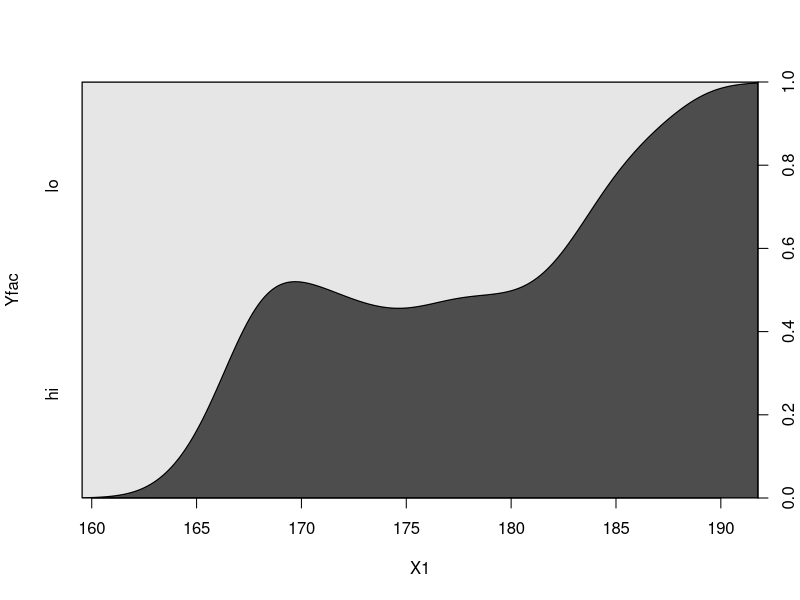
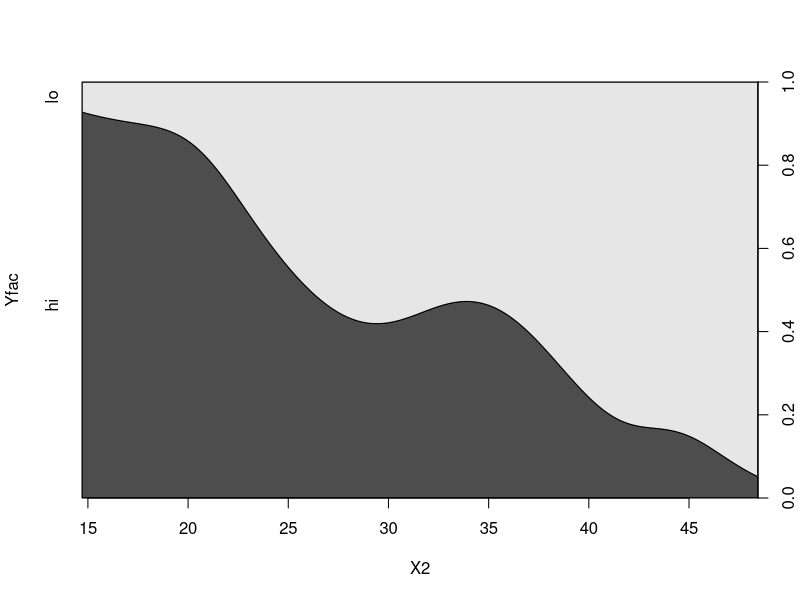
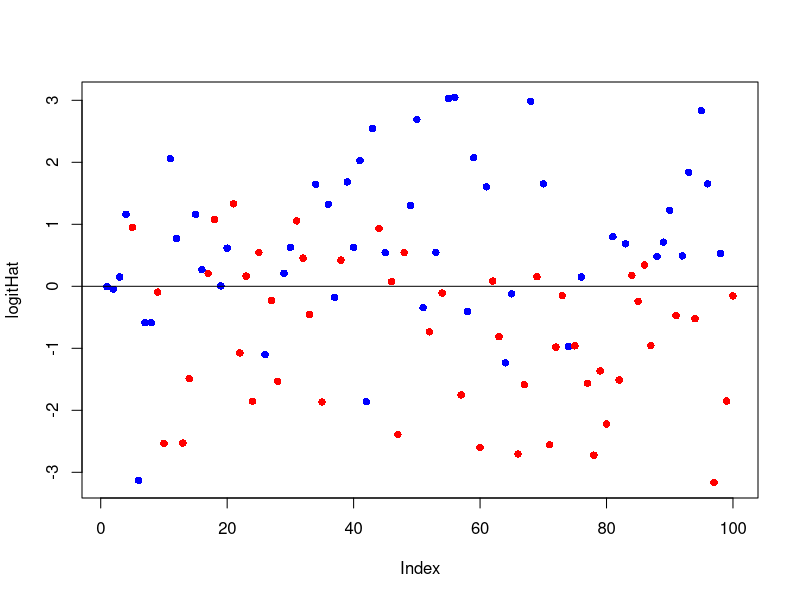

Source code (R) for these figures, in order:
## ---- chunk 1
wants <- c("rms")
has   <- wants %in% rownames(installed.packages())
if(any(!has)) install.packages(wants[!has])
## ---- chunk 2
set.seed(1.234)
N     <- 100
X1    <- rnorm(N, 175, 7)
X2    <- rnorm(N,  30, 8)
Y     <- 0.5*X1 - 0.3*X2 + 10 + rnorm(N, 0, 6)
Yfac  <- cut(Y, breaks=c(-Inf, median(Y), Inf), labels=c("lo", "hi"))
dfLog <- data.frame(X1, X2, Yfac)
## ---- chunk 3
cdplot(Yfac ~ X1, data=dfLog)
cdplot(Yfac ~ X2, data=dfLog)
## ---- chunk 4
(glmFit <- glm(Yfac ~ X1 + X2,
               family=binomial(link="logit"), data=dfLog))
## ---- chunk 5
exp(coef(glmFit))
## ---- chunk 6
exp(confint(glmFit))
## ---- chunk 7
N      <- 100
x1     <- rnorm(N, 100, 15)
x2     <- rnorm(N, 10, 3)
total  <- sample(40:60, N, replace=TRUE)
hits   <- rbinom(N, total, prob=0.4)
hitMat <- cbind(hits, total-hits)
glm(hitMat ~ X1 + X2, family=binomial(link="logit"))
## ---- chunk 8
relHits <- hits/total
glm(relHits ~ X1 + X2, weights=total, family=binomial(link="logit"))
## ---- chunk 9
logitHat <- predict(glmFit, type="link")
plot(logitHat, pch=16, col=c("red", "blue")[unclass(dfLog$Yfac)])
abline(h=0)
## ---- chunk 10
Phat <- fitted(glmFit)
Phat <- predict(glmFit, type="response")
head(Phat)
mean(Phat)
prop.table(table(dfLog$Yfac))
## ---- chunk 11
thresh <- 0.5
Yhat   <- cut(Phat, breaks=c(-Inf, thresh, Inf), labels=c("lo", "hi"))
cTab   <- table(Yfac, Yhat)
addmargins(cTab)
## ---- chunk 12
sum(diag(cTab)) / sum(cTab)
## ---- chunk 13
deviance(glmFit)
logLik(glmFit)
AIC(glmFit)
## ---- chunk 14
library(rms)
lrm(Yfac ~ X1 + X2, data=dfLog)
## ---- chunk 15
glm0 <- update(glmFit, . ~ 1)
LLf  <- logLik(glmFit)
LL0  <- logLik(glm0)
## ---- chunk 16
as.vector(1 - (LLf / LL0))
## ---- chunk 17
as.vector(1 - exp((2/N) * (LL0 - LLf)))
## ---- chunk 18
as.vector((1 - exp((2/N) * (LL0 - LLf))) / (1 - exp(LL0)^(2/N)))
## ---- chunk 19
Nnew  <- 3
dfNew <- data.frame(X1=rnorm(Nnew, 175, 7), X2=rnorm(Nnew, 100, 15))
predict(glmFit, newdata=dfNew, type="response")
## ---- chunk 20
summary(glmFit)
## ---- chunk 21
anova(glm0, glmFit, test="Chisq")
## ---- chunk 22
drop1(glmFit, test="Chi")
## ---- chunk 23
try(detach(package:rms))
try(detach(package:Hmisc))
try(detach(package:survival))
try(detach(package:splines))
